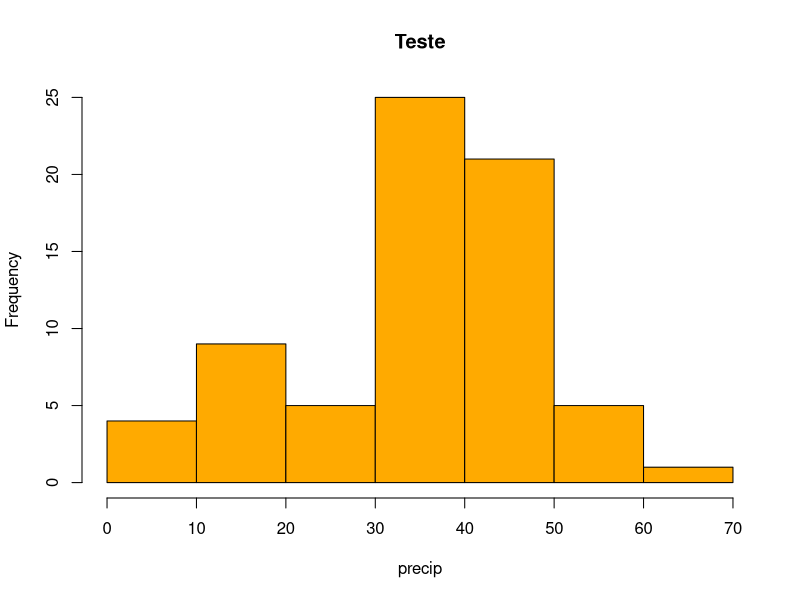
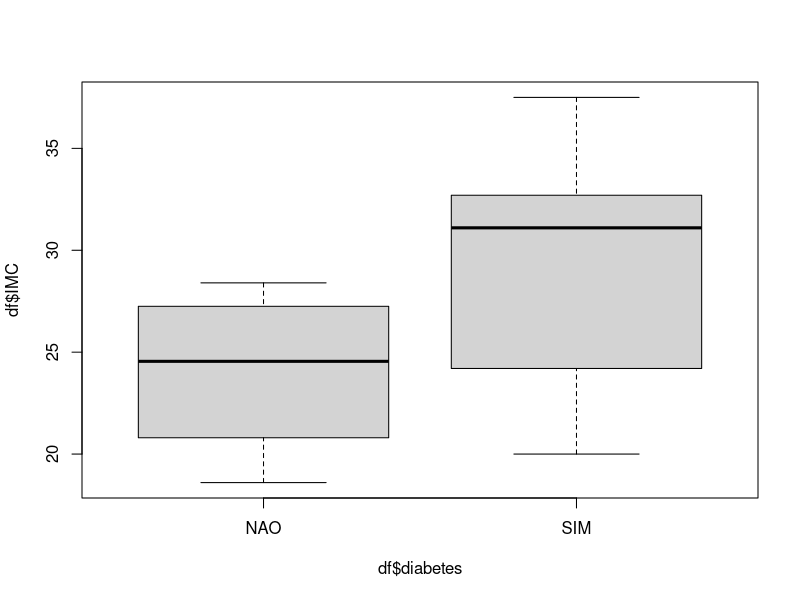
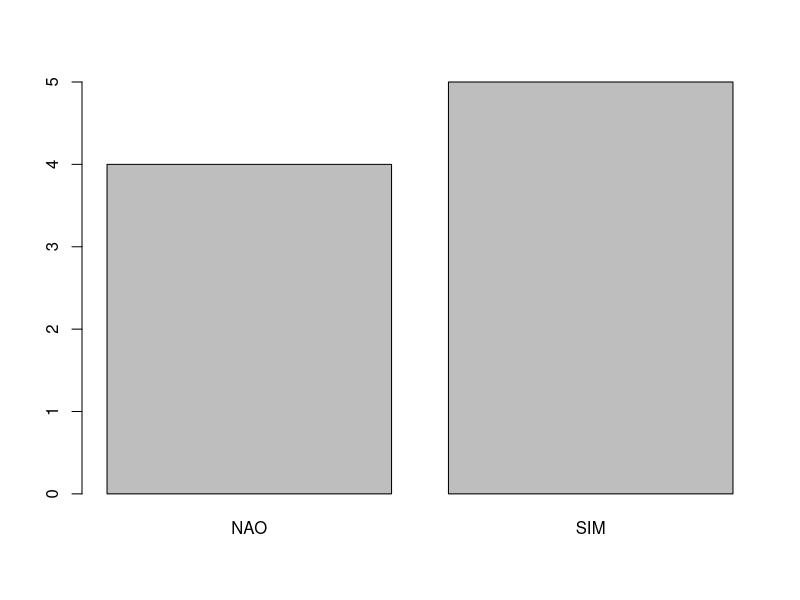

Source code (R) for these figures, in order:
Segunda <- c(23,29,27,28,25)
Terca <- c(21,24,29,31,31)
Quarta <- c(24,26,25,27,31)
Quinta <- c(21,27,32,21,21)
Sexta <- c(22,33,27,24,33)
Sabado <- c(30,28,25,24,20)
Domingo <- c(21,21,20,30,26)

dias_uteis = cbind(Segunda, Terca, Quarta, Quinta, Sexta)
final_de_semana = cbind(Sabado, Domingo)

mes <- cbind(dias_uteis, final_de_semana)

matriz1 <- matrix(1:8, nrow = 2, ncol=4)
matriz2 <- matrix(1:16, nrow = 4, ncol=4)
matriz_rbind <- rbind(matriz1, matriz2)

rownames(mes) <- paste('Semana ', 1:nrow(mes), sep = '')

mes['Semana 1', 'Segunda']

mean(mes['Semana 1',])

colMeans(mes)


# --------------------------------

IMC <- c(23.0,24.2,18.6,31.1,28.4,26.1,20.0,32.7,37.5)
individuo <- c("ID1","ID2","ID3","ID4","ID5","ID6","ID7","ID8","ID9")
peso <- c(65,70,57,90,92,80,76,89,90)
idade <- c(18,19,22,25,19,24,24,21,20)
altura <- c(168,170,175,170,180,175,195,165,155)
diabetes <- c("NAO","SIM","NAO","SIM","NAO","NAO","SIM","SIM","SIM")

df <- data.frame(IMC ,individuo, peso,idade, altura, diabetes)

amostra <- c(11,6,8,7,13)

summary(amostra)
sd(amostra)
var(amostra)

hist(precip, main="Teste", col="#ffaa00")

boxplot(df$IMC~df$diabetes)

barplot(table(df$diabetes))
